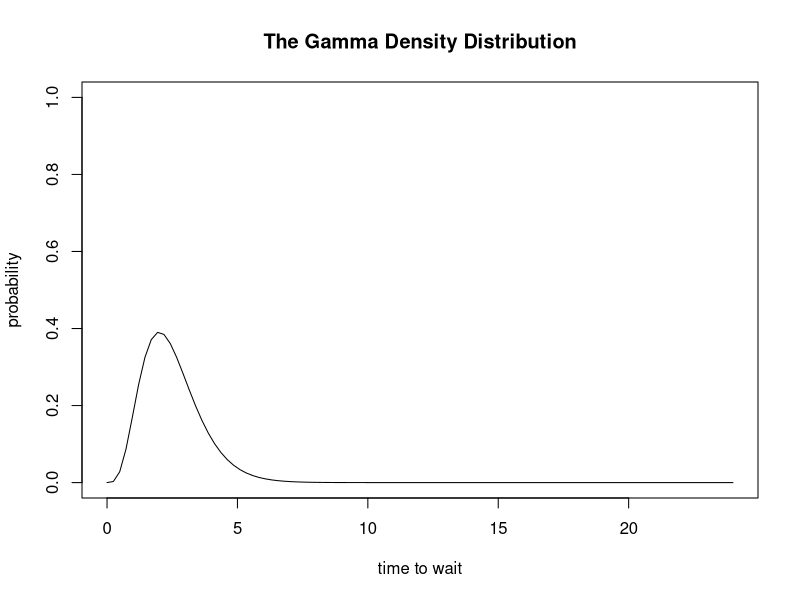
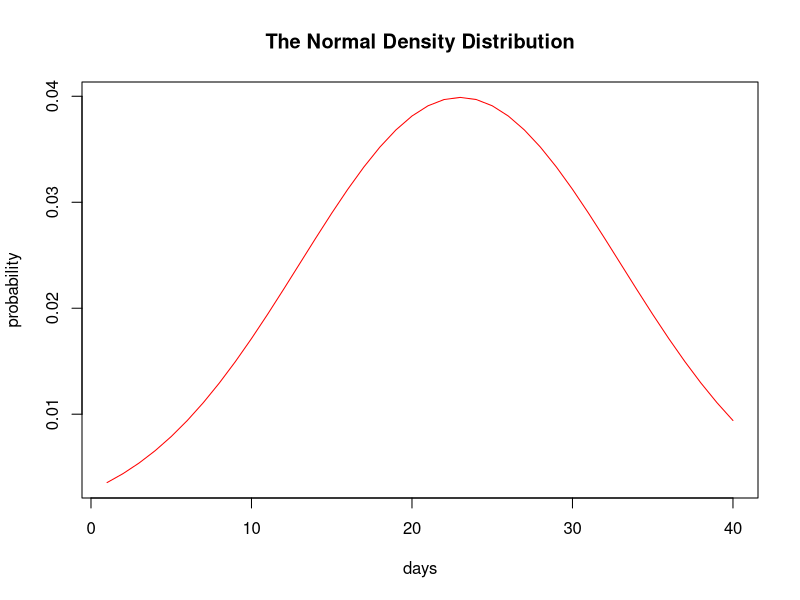
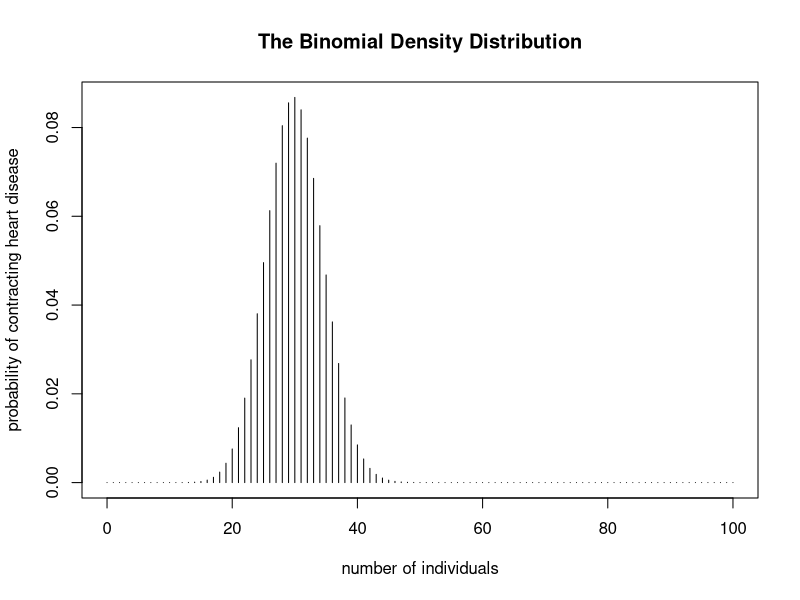
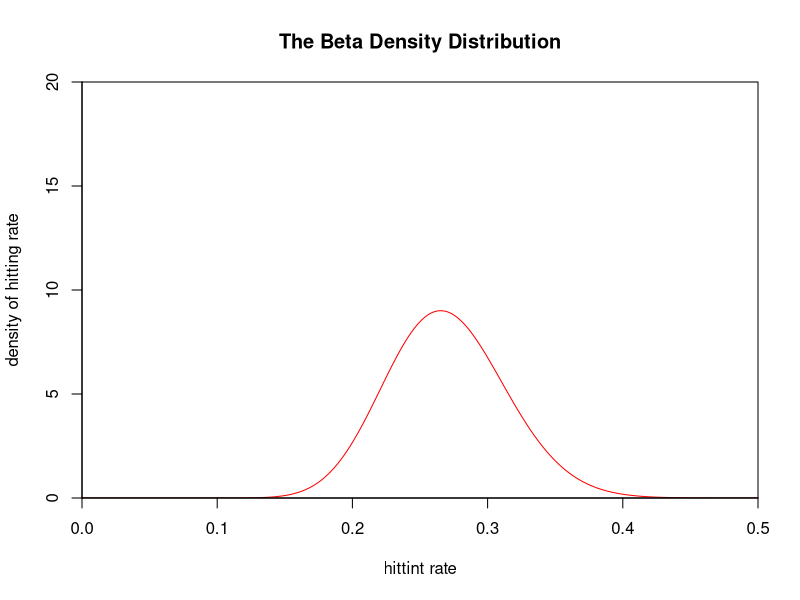
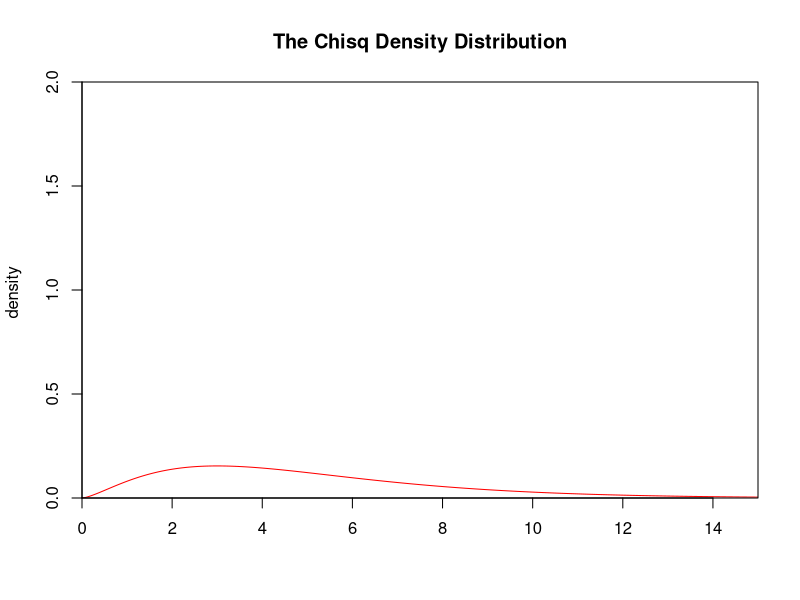
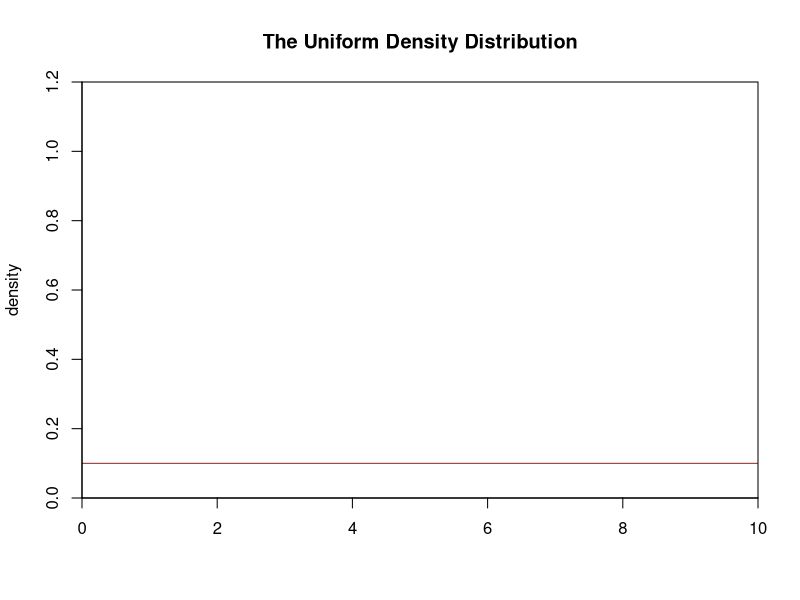
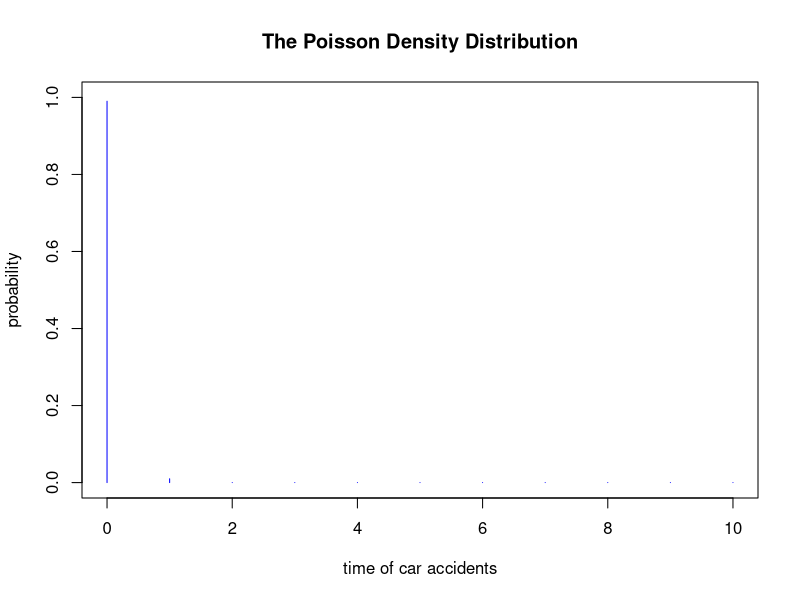

The R script that drew these images, in order:

#-------------------------------------------------------------------------------------------------

# GAMMA DISTRIBUTION
# USE CASE:
#Suppose you are in a casino and you expect to get a reward of game machine once every 1/2 hour. Compute the 
#probability of the time that you will have to wait before you get 5 rewards.

x<-seq(0,24,length.out=100)
y<-dgamma(x,5,2)

plot(x,y,xlim=c(0,24),ylim=c(0,1),type='l',ylab='probability',xlab='time to wait',main="The Gamma Density Distribution")

#done
#-------------------------------------------------------------------------------------------------


# NORMAL DISTRIBUTION
# USE CASE:
# An average light bulb manufactured by a company lasts 23 days with a standard deviation of 10 days. 
# Assuming that bulb life is normally distributed, what is the probability that an Acme light bulb will last at most 1 to 40 days			

Xaxis_NoOfDays <- seq (1, 40, by=1)
Yaxis_Probablity <- dnorm(Xaxis_NoOfDays,23,10,FALSE)
plot( Xaxis_NoOfDays ,Yaxis_Probablity,col="red",type ="l",
      xlab='days',ylab='probability',main="The Normal Density Distribution")

#done
#-------------------------------------------------------------------------------------------------


# BINOMIAL DISTRIBUTION
# USE CASE:
#lndividuals with a certain gene have a 0.3 probability of eventually contracting a 
#heart disease. If 100 individuals with the gene participate in a lifetime study, then the 
#distribution describing the number of individuals who will contract the disease.

x<-seq(0,100,1)
y<-dbinom(x,100,0.3)
plot(x,y,type ="h",xlab='number of individuals',ylab = 'probability of contracting heart disease',
     main="The Binomial Density Distribution")


#done
#-------------------------------------------------------------------------------------------------


# BETA Distribution
# USE CASE:
#Suppose the batting average of hitting baseballs is 0.26, and the professional athlete can get above 0.3.
#Now before an athlete batting the ball, the history show his hitting rate is between 0.21 to 0.35, how do 
#we estimate his hit rate of this year in advance?

x<-seq(0,1,length.out=10000)
y<-dbeta(x,27,73)# 27/27 + 73= 0.27

plot(x,y,col="red",xlim=c(0,0.5),ylim=c(0,20),type='l',
     xaxs="i", yaxs="i",ylab='density of hitting rate',xlab='hittint rate',
     main="The Beta Density Distribution")

#done
#-------------------------------------------------------------------------------------------------
# Chi-SQUARE Distribution
# USE CASE:
#In some little casino, they will show people about the probability of getting rewards.
#Now we got the paper about the probability and do some research about customers and get the practical data
#How can we know that if the casino tells a lie?

x<-seq(0,15,length.out=1000)
y<-dchisq(x,5)

plot(x,y,col="red",xlim=c(0,15),ylim=c(0,2),type='l',
     xaxs="i", yaxs="i",ylab='density ',xlab='',
     main="The Chisq Density Distribution")

#done
#-------------------------------------------------------------------------------------------------
# UNIFORM Distribution
# USE CASE:
# There is a busy bus station in boston, everyday there are lots of buses pass through this station.
# Every 10 minutes a bus will pass through this station,how to know the probability of the time that
# the passengers should wait?

x<-seq(0,10,length.out=1000)
y<-dunif(x,0,10)

plot(x,y,col="red",xlim=c(0,10),ylim=c(0,1.2),type='l',
     xaxs="i", yaxs="i",ylab='density',xlab='',
     main="The Uniform Density Distribution")
#done
#-------------------------------------------------------------------------------------------------
# POISSON Distribution
# USE CASE:
# There is a busy bus station in boston, everyday there are lots of buses pass through this station.
# The probability of a car cause a car accident in a day is 0.0001, and there are about 100 cars pass
# this station every day, what is the probability of over 2 car accidents happened today ?

x <- seq (0,1000,by=1)
y <- dpois(x, 0.01, log = FALSE) 
plot(x,y,col="blue",ylab='probability',xlab='time of car accidents',xlim=c(0,10),ylim=c(0,1.000),type ="h",main="The Poisson Density Distribution")


#done
#-------------------------------------------------------------------------------------------------


